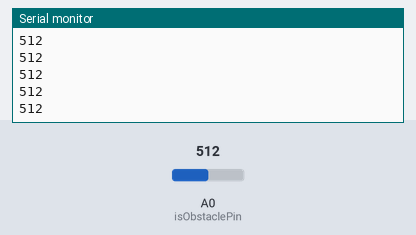
A sketch run on a simulated Arduino Uno, built with avr-gcc and run on an emulated ATmega328P. On the bench: the last lines printed to the serial monitor. Inputs (shaded band) come from the test bench; at power-on: A0 (isObstaclePin) = 512.

Above: at 1.2 s.
1.3 s: A0 (isObstaclePin) set to 716
At 2.4 s:
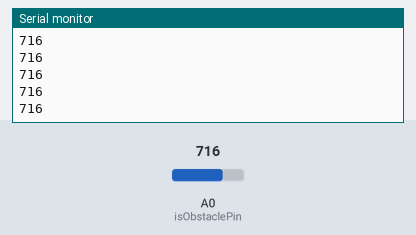
2.8 s: A0 (isObstaclePin) set to 900
At 3.8 s:
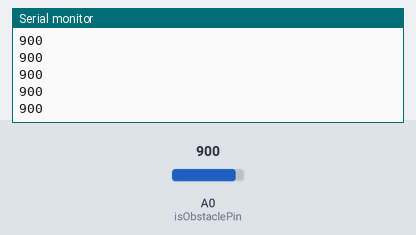
Timing chart, 0 to 5.8 s (numbered marks = the images above; inputs shaded):
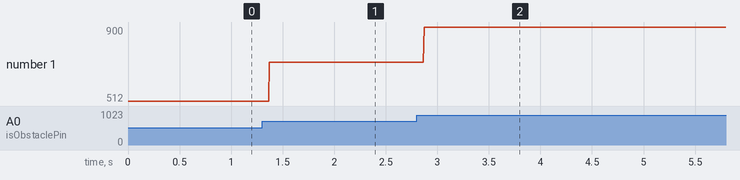

The sketch:

July17th.ino
```cpp
int isObstaclePin = A0;  // Input pin for the sensor
int isObstacle = HIGH;  // HIGH MEANS NO OBSTACLE

void setup() {
  Serial.begin(9600);
  pinMode(isObstaclePin, INPUT);
}

void loop() {
  isObstacle = analogRead(isObstaclePin);
  Serial.println(isObstacle);
}
```

Measured:
- after the input at 1.3 s, the serial monitor: prints a new line after 0.07 s (image 1)
- after the input at 2.8 s, the serial monitor: prints a new line after 0.07 s (image 2)
- plotted number 1: 512 → 716 after the input at 1.3 s, 716 → 900 after the input at 2.8 s
